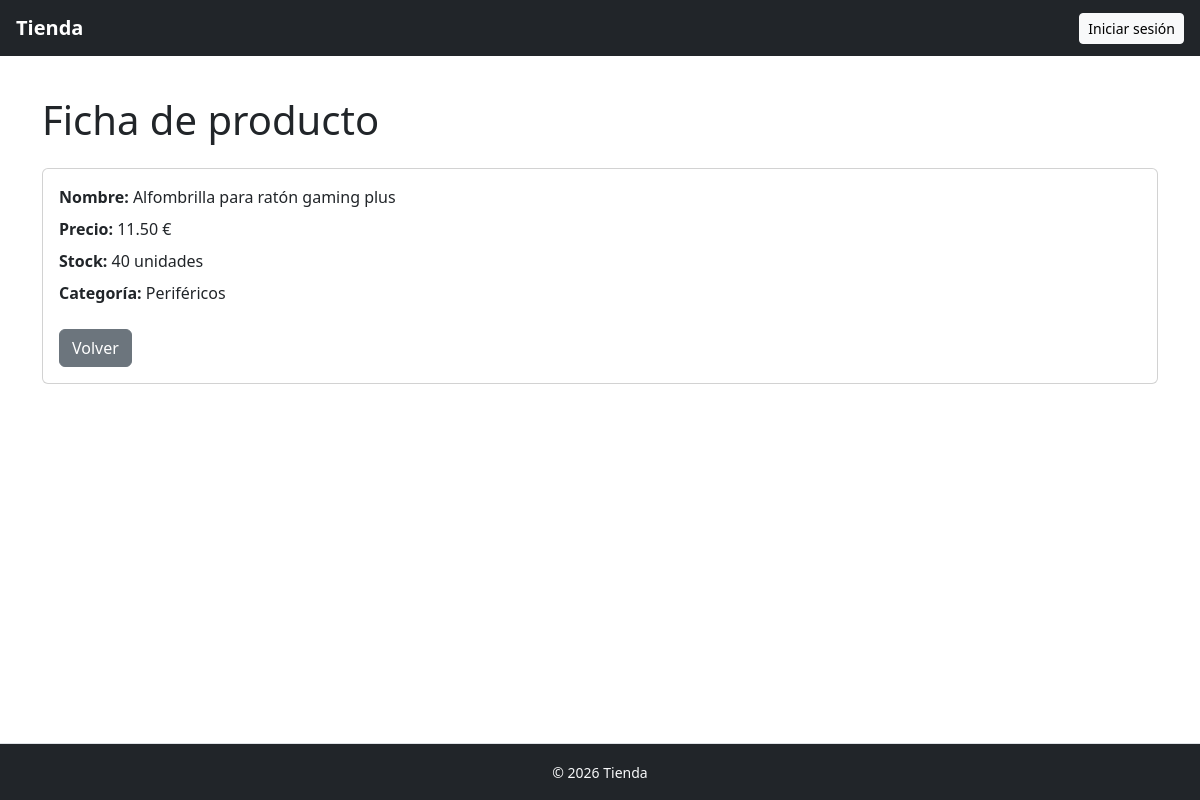
Screenshot of /public/web/productos/show.php?id=3 with the database file from the repository.
### tables this page shows
CREATE TABLE productos (
    id INT AUTO_INCREMENT PRIMARY KEY,
    nombre VARCHAR(100) NOT NULL,
    precio DECIMAL(10,2) NOT NULL,
    stock INT NOT NULL DEFAULT 0
);

CREATE TABLE categorias (
    id_categoria INT AUTO_INCREMENT PRIMARY KEY,
    nombre_categoria VARCHAR(50) NOT NULL
);

### app/Core/helpers/helper.php (called while the page is built, shortened)
<?php
function e(mixed $value): string
{
    return htmlspecialchars((string)$value, ENT_QUOTES, 'UTF-8');
}
function render(string $view, array $data = []): string
{
    extract($data);
    include __DIR__ . "/../../../resources/views/{$view}.php";
    return ob_get_clean();
}
function view(string $view, array $data = [], string $layout = 'layouts/app'): void
{
    $content = render($view, $data);
}
function url(string $path): string
{
    return BASE_URL . ltrim($path, '/');
}

### app/Http/Controllers/ProductoController.php (called while the page is built, shortened)
<?php
class ProductoController
{
    public function show(int $id): void
    {
        $producto = Producto::find($id)
            ?? throw new \Exception('Producto no encontrado');
        view('productos/show', compact('producto'));
    }
}

### public/web/productos/show.php (called while the page is built, shortened)
<?php
require_once __DIR__ . '/../../../bootstrap/bootstrap.php';
try {
    $request = new Request();
    $id = (int) $request->input('id', 0);
    (new ProductoController())->show($id);
} catch (Throwable $e) {
    echo $e->getMessage() . "<br>" . $e->getTraceAsString();
}

### bootstrap/bootstrap.php (called while the page is built, shortened)
<?php
require_once __DIR__ . '/../app/Core/helpers/helper.php';
spl_autoload_register(function ($class) {
    $path = __DIR__ . '/../' . str_replace('\\', '/', $class) . '.php';
    $path = lcfirst($path);
});

### app/Core/Model.php (called while the page is built, shortened)
<?php
require_once __DIR__ . '/../Core/DB.php';
abstract class Model implements \JsonSerializable
{
    protected static string $table;
    protected static string $primaryKey = 'id';
    protected array $attributes = [];
    public function __set(string $name, mixed $value): void
    {
        $this->attributes[$name] = $value;
    }
    public function __get(string $name): mixed
    {
        if (array_key_exists($name, $this->attributes)) {
            return $this->attributes[$name];
        }
        if (method_exists($this, $name)) {
            $result = $this->$name();
            return $result;
        }
        return null;
    }
    public static function hydrate(array $data): static
    {
        $obj = new static();
        $obj->fill($data);
        return $obj;
    }
    public static function find(int $id): ?self
    {
        $sql = "SELECT * FROM " . static::$table . " WHERE " . static::$primaryKey . " = :" . static::$primaryKey;
        $params = [static::$primaryKey => $id];
        $result = DB::select($sql, $params, static::class);
        return !empty($result) ? $result[0] : null;
    }
}

### app/Core/DB.php (called while the page is built, shortened)
<?php
class DB
{
    private static ?PDO $pdo = null;
    public static function connection(): PDO
    {
        if (self::$pdo === null) {
            $db_host = DB_HOST;
            $db_name = DB_NAME;
            $db_user = DB_USER;
            $db_pass = DB_PASS;
            $dsn = "mysql:host=$db_host;dbname=$db_name;charset=utf8mb4";
            $pdo = new PDO($dsn, $db_user, $db_pass);
            $pdo->setAttribute(PDO::ATTR_ERRMODE, PDO::ERRMODE_EXCEPTION);
            self::$pdo = $pdo;
        }
        return self::$pdo;
    }
    public static function select(string $sql, array $params = [], string $class = 'stdClass'): array
    {
        $stmt = self::connection()->prepare($sql);
        $stmt->execute($params);
        $objects = [];
        if ($class === 'stdClass') {
            while ($obj = $stmt->fetchObject()) {
                $objects[] = $obj;
            }
        } else {
            while ($row = $stmt->fetch(PDO::FETCH_ASSOC)) {
                $objects[] = $class::hydrate($row);
            }
        }
        return $objects;
    }
}

### app/Models/Producto.php (called while the page is built, shortened)
<?php
class Producto extends Model
{
    public function categoria(): Categoria
    {
        return Categoria::find($this->categoria_id);
    }
}

### resources/views/productos/show.php (the view)
<h1 class="mb-4">Ficha de producto</h1>
<div class="card">
    <div class="card-body">
        <p class="mb-2">
            <strong>Nombre: </strong>
            <?= e($producto->nombre) ?>
        </p>
        <p class="mb-2">
            <strong>Precio: </strong>
            <?= e($producto->precio) ?> €
        </p>
        <p class="mb-2">
            <strong>Stock: </strong>
            <?= e($producto->stock) ?> unidades
        </p>
        <p class="mb-2">
            <strong>Categoría: </strong>
            <?= e($producto->categoria->nombre_categoria) ?>
        </p>
        <a href="<?= url('/productos/index.php') ?>" class="btn btn-secondary mt-3">Volver</a>
    </div>
</div>

### public/web/css/app.css (style rules this page uses)
body { min-height: 100vh; display: flex; flex-direction: column; }

### rows the page displays
productos: nombre "Alfombrilla para ratón gaming plus", precio "11.50", stock "40"
categorias: nombre_categoria "Periféricos"
